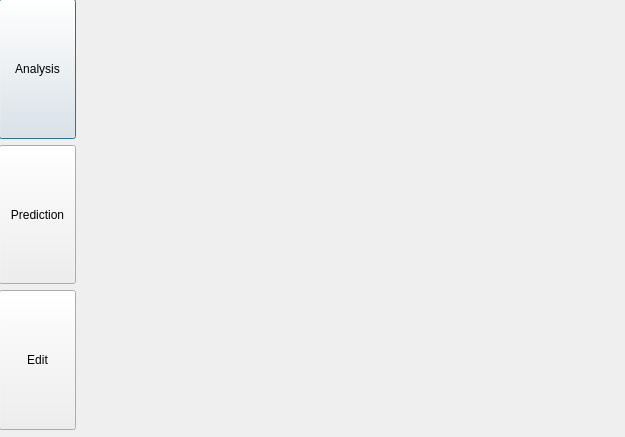
<?xml version="1.0" encoding="UTF-8"?>
<ui version="4.0">
 <class>Dialog</class>
 <widget class="QDialog" name="Dialog">
  <property name="geometry">
   <rect>
    <x>0</x>
    <y>0</y>
    <width>625</width>
    <height>437</height>
   </rect>
  </property>
  <property name="windowTitle">
   <string>Starvation Period Analysis &amp; Prediction</string>
  </property>
  <widget class="QWidget" name="widget" native="true">
   <property name="geometry">
    <rect>
     <x>-1</x>
     <y>-1</y>
     <width>621</width>
     <height>441</height>
    </rect>
   </property>
   <widget class="QWidget" name="verticalLayoutWidget">
    <property name="geometry">
     <rect>
      <x>0</x>
      <y>0</y>
      <width>77</width>
      <height>431</height>
     </rect>
    </property>
    <layout class="QVBoxLayout" name="verticalLayout">
     <item>
      <widget class="QPushButton" name="c">
       <property name="sizePolicy">
        <sizepolicy hsizetype="Minimum" vsizetype="Expanding">
         <horstretch>0</horstretch>
         <verstretch>0</verstretch>
        </sizepolicy>
       </property>
       <property name="text">
        <string>Analysis</string>
       </property>
      </widget>
     </item>
     <item>
      <widget class="QPushButton" name="predictionBtn">
       <property name="sizePolicy">
        <sizepolicy hsizetype="Preferred" vsizetype="Expanding">
         <horstretch>0</horstretch>
         <verstretch>0</verstretch>
        </sizepolicy>
       </property>
       <property name="text">
        <string>Prediction</string>
       </property>
      </widget>
     </item>
     <item>
      <widget class="QPushButton" name="editBtn">
       <property name="sizePolicy">
        <sizepolicy hsizetype="Minimum" vsizetype="Expanding">
         <horstretch>0</horstretch>
         <verstretch>0</verstretch>
        </sizepolicy>
       </property>
       <property name="text">
        <string>Edit</string>
       </property>
      </widget>
     </item>
    </layout>
   </widget>
   <widget class="QStackedWidget" name="stackedWidget">
    <property name="geometry">
     <rect>
      <x>90</x>
      <y>10</y>
      <width>521</width>
      <height>421</height>
     </rect>
    </property>
    <widget class="QWidget" name="page"/>
    <widget class="QWidget" name="page_2"/>
   </widget>
  </widget>
 </widget>
 <resources/>
 <connections/>
</ui>
